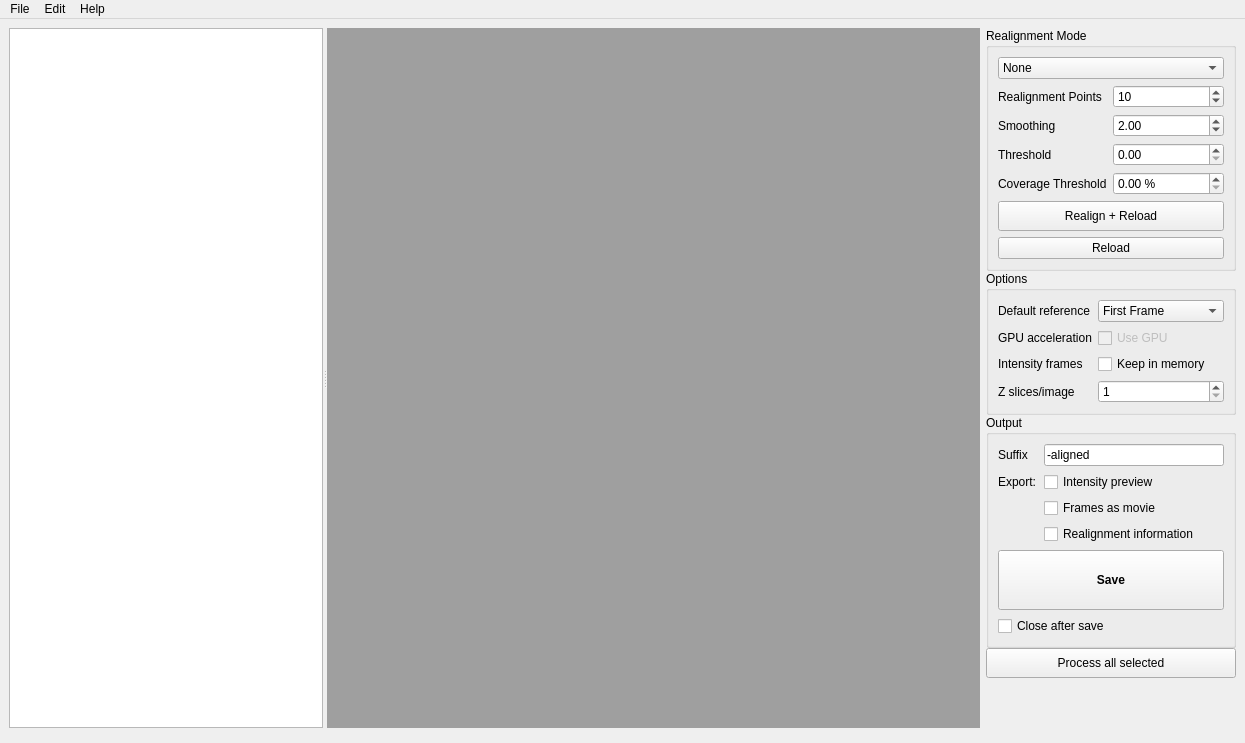
<?xml version="1.0" encoding="UTF-8"?>
<ui version="4.0">
 <class>RealignmentStudio</class>
 <widget class="QMainWindow" name="RealignmentStudio">
  <property name="geometry">
   <rect>
    <x>0</x>
    <y>0</y>
    <width>1245</width>
    <height>743</height>
   </rect>
  </property>
  <property name="windowTitle">
   <string>Galene</string>
  </property>
  <widget class="QWidget" name="centralwidget">
   <layout class="QVBoxLayout" name="verticalLayout_2">
    <item>
     <widget class="QFrame" name="frame_2">
      <property name="frameShape">
       <enum>QFrame::NoFrame</enum>
      </property>
      <property name="frameShadow">
       <enum>QFrame::Raised</enum>
      </property>
      <property name="lineWidth">
       <number>0</number>
      </property>
      <layout class="QHBoxLayout" name="horizontalLayout">
       <property name="leftMargin">
        <number>0</number>
       </property>
       <property name="topMargin">
        <number>0</number>
       </property>
       <property name="rightMargin">
        <number>0</number>
       </property>
       <property name="bottomMargin">
        <number>0</number>
       </property>
       <item>
        <widget class="QFrame" name="frame_3">
         <property name="frameShape">
          <enum>QFrame::NoFrame</enum>
         </property>
         <property name="frameShadow">
          <enum>QFrame::Raised</enum>
         </property>
         <layout class="QVBoxLayout" name="verticalLayout_3">
          <property name="leftMargin">
           <number>0</number>
          </property>
          <property name="topMargin">
           <number>0</number>
          </property>
          <property name="rightMargin">
           <number>0</number>
          </property>
          <property name="bottomMargin">
           <number>0</number>
          </property>
          <item>
           <widget class="QSplitter" name="splitter">
            <property name="orientation">
             <enum>Qt::Horizontal</enum>
            </property>
            <widget class="QListView" name="file_list_view">
             <property name="minimumSize">
              <size>
               <width>200</width>
               <height>0</height>
              </size>
             </property>
             <property name="spacing">
              <number>5</number>
             </property>
            </widget>
            <widget class="QMdiArea" name="mdi_area"/>
           </widget>
          </item>
         </layout>
        </widget>
       </item>
       <item>
        <widget class="QFrame" name="frame">
         <property name="sizePolicy">
          <sizepolicy hsizetype="Minimum" vsizetype="Preferred">
           <horstretch>0</horstretch>
           <verstretch>0</verstretch>
          </sizepolicy>
         </property>
         <property name="minimumSize">
          <size>
           <width>250</width>
           <height>0</height>
          </size>
         </property>
         <property name="maximumSize">
          <size>
           <width>250</width>
           <height>16777215</height>
          </size>
         </property>
         <layout class="QVBoxLayout" name="verticalLayout">
          <property name="spacing">
           <number>0</number>
          </property>
          <property name="leftMargin">
           <number>0</number>
          </property>
          <property name="topMargin">
           <number>0</number>
          </property>
          <property name="rightMargin">
           <number>0</number>
          </property>
          <property name="bottomMargin">
           <number>0</number>
          </property>
          <item>
           <widget class="QGroupBox" name="groupBox_2">
            <property name="minimumSize">
             <size>
              <width>0</width>
              <height>0</height>
             </size>
            </property>
            <property name="title">
             <string>Realignment Mode</string>
            </property>
            <layout class="QVBoxLayout" name="verticalLayout_4">
             <property name="sizeConstraint">
              <enum>QLayout::SetDefaultConstraint</enum>
             </property>
             <item>
              <widget class="QComboBox" name="mode_combo">
               <property name="toolTip">
                <string>&lt;html&gt;&lt;head/&gt;&lt;body&gt;&lt;p&gt;Realignment algorithm to use&lt;/p&gt;&lt;/body&gt;&lt;/html&gt;</string>
               </property>
               <property name="currentText">
                <string>None</string>
               </property>
               <item>
                <property name="text">
                 <string>None</string>
                </property>
               </item>
               <item>
                <property name="text">
                 <string>Translation</string>
                </property>
               </item>
               <item>
                <property name="text">
                 <string>Warp</string>
                </property>
               </item>
              </widget>
             </item>
             <item>
              <widget class="QStackedWidget" name="parameter_stackedwidget">
               <property name="sizePolicy">
                <sizepolicy hsizetype="Preferred" vsizetype="Preferred">
                 <horstretch>0</horstretch>
                 <verstretch>0</verstretch>
                </sizepolicy>
               </property>
               <property name="minimumSize">
                <size>
                 <width>0</width>
                 <height>0</height>
                </size>
               </property>
               <property name="maximumSize">
                <size>
                 <width>16777215</width>
                 <height>16777215</height>
                </size>
               </property>
               <property name="currentIndex">
                <number>2</number>
               </property>
               <widget class="QWidget" name="page_5"/>
               <widget class="QWidget" name="page_3">
                <layout class="QFormLayout" name="formLayout_2">
                 <property name="leftMargin">
                  <number>0</number>
                 </property>
                 <property name="topMargin">
                  <number>0</number>
                 </property>
                 <property name="rightMargin">
                  <number>0</number>
                 </property>
                 <property name="bottomMargin">
                  <number>0</number>
                 </property>
                 <item row="0" column="1">
                  <widget class="QComboBox" name="spatial_binning_combo">
                   <property name="toolTip">
                    <string>&lt;html&gt;&lt;head/&gt;&lt;body&gt;&lt;p&gt;Multiplier to spatially downsample the data.&lt;/p&gt;&lt;p&gt;Increasing this value can improve the realignment of noisy data.&lt;/p&gt;&lt;/body&gt;&lt;/html&gt;</string>
                   </property>
                   <property name="currentText">
                    <string>1</string>
                   </property>
                   <item>
                    <property name="text">
                     <string>1</string>
                    </property>
                   </item>
                   <item>
                    <property name="text">
                     <string>2</string>
                    </property>
                   </item>
                   <item>
                    <property name="text">
                     <string>4</string>
                    </property>
                   </item>
                   <item>
                    <property name="text">
                     <string>8</string>
                    </property>
                   </item>
                  </widget>
                 </item>
                 <item row="0" column="0">
                  <widget class="QLabel" name="label_3">
                   <property name="text">
                    <string>Spatial Binning</string>
                   </property>
                  </widget>
                 </item>
                 <item row="1" column="0">
                  <widget class="QLabel" name="label_28">
                   <property name="text">
                    <string>Frame Binning</string>
                   </property>
                  </widget>
                 </item>
                 <item row="1" column="1">
                  <widget class="QSpinBox" name="frame_binning_combo">
                   <property name="toolTip">
                    <string>&lt;html&gt;&lt;head/&gt;&lt;body&gt;&lt;p&gt;Multiplier to temporally bin frames.&lt;/p&gt;&lt;p&gt;Increasing this value can improve the realignment of noisy data when the movement is slow compared to the frame rate.&lt;/p&gt;&lt;/body&gt;&lt;/html&gt;</string>
                   </property>
                   <property name="minimum">
                    <number>1</number>
                   </property>
                   <property name="maximum">
                    <number>1000</number>
                   </property>
                  </widget>
                 </item>
                </layout>
               </widget>
               <widget class="QWidget" name="page_4">
                <layout class="QFormLayout" name="formLayout_3">
                 <property name="leftMargin">
                  <number>0</number>
                 </property>
                 <property name="topMargin">
                  <number>0</number>
                 </property>
                 <property name="rightMargin">
                  <number>0</number>
                 </property>
                 <property name="bottomMargin">
                  <number>0</number>
                 </property>
                 <item row="0" column="0">
                  <widget class="QLabel" name="label_12">
                   <property name="text">
                    <string>Realignment Points</string>
                   </property>
                  </widget>
                 </item>
                 <item row="0" column="1">
                  <widget class="QSpinBox" name="realignment_points_spin">
                   <property name="toolTip">
                    <string>&lt;html&gt;&lt;head/&gt;&lt;body&gt;&lt;p&gt;Number of displacement points, evenly spaced across the image, to fit to determine the motion during the frame. &lt;/p&gt;&lt;p&gt;Increase this value if the movement is fast relative to the frame.&lt;/p&gt;&lt;p&gt;Too many displacement points can result in an unstable realignment, particuarly if the images are sparse. &lt;/p&gt;&lt;/body&gt;&lt;/html&gt;</string>
                   </property>
                   <property name="minimum">
                    <number>1</number>
                   </property>
                   <property name="maximum">
                    <number>1000000</number>
                   </property>
                   <property name="value">
                    <number>10</number>
                   </property>
                  </widget>
                 </item>
                 <item row="1" column="0">
                  <widget class="QLabel" name="label_5">
                   <property name="text">
                    <string>Smoothing</string>
                   </property>
                  </widget>
                 </item>
                 <item row="1" column="1">
                  <widget class="QDoubleSpinBox" name="smoothing_spin">
                   <property name="toolTip">
                    <string>&lt;html&gt;&lt;head/&gt;&lt;body&gt;&lt;p&gt;Width of Gaussian kernel to smooth data in x-direction. &lt;/p&gt;&lt;p&gt;Increasing this value can improve the realignment of noisy data, but will slightly reduce the overall precision of alignment. &lt;/p&gt;&lt;/body&gt;&lt;/html&gt;</string>
                   </property>
                   <property name="maximum">
                    <double>10.000000000000000</double>
                   </property>
                   <property name="singleStep">
                    <double>0.250000000000000</double>
                   </property>
                   <property name="value">
                    <double>2.000000000000000</double>
                   </property>
                  </widget>
                 </item>
                 <item row="2" column="0">
                  <widget class="QLabel" name="label_2">
                   <property name="text">
                    <string>Threshold</string>
                   </property>
                  </widget>
                 </item>
                 <item row="2" column="1">
                  <widget class="QDoubleSpinBox" name="threshold_spin">
                   <property name="toolTip">
                    <string>&lt;html&gt;&lt;head/&gt;&lt;body&gt;&lt;p&gt;Reject frames where the correlation between the realigned frame and the reference frame is lower than this threshold. &lt;/p&gt;&lt;/body&gt;&lt;/html&gt;</string>
                   </property>
                   <property name="decimals">
                    <number>2</number>
                   </property>
                   <property name="maximum">
                    <double>1000000.000000000000000</double>
                   </property>
                  </widget>
                 </item>
                 <item row="3" column="0">
                  <widget class="QLabel" name="label_6">
                   <property name="text">
                    <string>Coverage Threshold</string>
                   </property>
                  </widget>
                 </item>
                 <item row="3" column="1">
                  <widget class="QDoubleSpinBox" name="coverage_threshold_spin">
                   <property name="toolTip">
                    <string>&lt;html&gt;&lt;head/&gt;&lt;body&gt;&lt;p&gt;Reject frames where the coverage of the realigned frame, i.e. the fraction of the frame remaining in the field of view, is below this threshold&lt;/p&gt;&lt;/body&gt;&lt;/html&gt;</string>
                   </property>
                   <property name="suffix">
                    <string> %</string>
                   </property>
                   <property name="decimals">
                    <number>2</number>
                   </property>
                   <property name="singleStep">
                    <double>5.000000000000000</double>
                   </property>
                  </widget>
                 </item>
                </layout>
               </widget>
              </widget>
             </item>
             <item>
              <widget class="QPushButton" name="realign_button">
               <property name="minimumSize">
                <size>
                 <width>0</width>
                 <height>30</height>
                </size>
               </property>
               <property name="toolTip">
                <string>&lt;html&gt;&lt;head/&gt;&lt;body&gt;&lt;p&gt;Reload the currently highlighted image using new realignment settings &lt;/p&gt;&lt;/body&gt;&lt;/html&gt;</string>
               </property>
               <property name="text">
                <string>Realign + Reload</string>
               </property>
               <property name="checkable">
                <bool>false</bool>
               </property>
               <property name="flat">
                <bool>false</bool>
               </property>
              </widget>
             </item>
             <item>
              <widget class="QPushButton" name="reload_button">
               <property name="toolTip">
                <string>&lt;html&gt;&lt;head/&gt;&lt;body&gt;&lt;p&gt;Reload the currently highlighted image using new realignment threshold values, but don't perform realignment.&lt;/p&gt;&lt;/body&gt;&lt;/html&gt;</string>
               </property>
               <property name="text">
                <string>Reload</string>
               </property>
              </widget>
             </item>
            </layout>
           </widget>
          </item>
          <item>
           <widget class="QGroupBox" name="groupBox_3">
            <property name="minimumSize">
             <size>
              <width>0</width>
              <height>0</height>
             </size>
            </property>
            <property name="title">
             <string>Options</string>
            </property>
            <layout class="QFormLayout" name="formLayout">
             <item row="0" column="0">
              <widget class="QLabel" name="label_7">
               <property name="text">
                <string>Default reference</string>
               </property>
              </widget>
             </item>
             <item row="0" column="1">
              <widget class="QComboBox" name="default_reference_combo">
               <property name="toolTip">
                <string>&lt;html&gt;&lt;head/&gt;&lt;body&gt;&lt;p&gt;Select which frame to use as the reference frame by default&lt;/p&gt;&lt;/body&gt;&lt;/html&gt;</string>
               </property>
               <item>
                <property name="text">
                 <string>First Frame</string>
                </property>
               </item>
               <item>
                <property name="text">
                 <string>Middle Frame</string>
                </property>
               </item>
               <item>
                <property name="text">
                 <string>Last Frame</string>
                </property>
               </item>
              </widget>
             </item>
             <item row="1" column="0">
              <widget class="QLabel" name="label_8">
               <property name="text">
                <string>GPU acceleration</string>
               </property>
              </widget>
             </item>
             <item row="1" column="1">
              <widget class="QCheckBox" name="use_gpu_check">
               <property name="enabled">
                <bool>false</bool>
               </property>
               <property name="toolTip">
                <string>&lt;html&gt;&lt;head/&gt;&lt;body&gt;&lt;p&gt;Use GPU acceleration if available &lt;/p&gt;&lt;/body&gt;&lt;/html&gt;</string>
               </property>
               <property name="text">
                <string>Use GPU</string>
               </property>
               <property name="checkable">
                <bool>true</bool>
               </property>
               <property name="checked">
                <bool>false</bool>
               </property>
              </widget>
             </item>
             <item row="3" column="1">
              <widget class="QSpinBox" name="force_nz_spin">
               <property name="toolTip">
                <string>&lt;html&gt;&lt;head/&gt;&lt;body&gt;&lt;p&gt;Number of z-slices per image &lt;/p&gt;&lt;p&gt;If set, FLIM images will be interpreted to have this number of z-slices acquired sequentially&lt;/p&gt;&lt;/body&gt;&lt;/html&gt;</string>
               </property>
               <property name="minimum">
                <number>1</number>
               </property>
               <property name="maximum">
                <number>1000</number>
               </property>
              </widget>
             </item>
             <item row="3" column="0">
              <widget class="QLabel" name="label_9">
               <property name="text">
                <string>Z slices/image</string>
               </property>
              </widget>
             </item>
             <item row="2" column="0">
              <widget class="QLabel" name="label_10">
               <property name="text">
                <string>Intensity frames</string>
               </property>
              </widget>
             </item>
             <item row="2" column="1">
              <widget class="QCheckBox" name="store_frames_check">
               <property name="toolTip">
                <string>&lt;html&gt;&lt;head/&gt;&lt;body&gt;&lt;p&gt;Keep intensity frames in memory once loaded.&lt;/p&gt;&lt;p&gt;Allows for faster realignment but requires more memory&lt;/p&gt;&lt;/body&gt;&lt;/html&gt;</string>
               </property>
               <property name="text">
                <string>Keep in memory</string>
               </property>
              </widget>
             </item>
            </layout>
           </widget>
          </item>
          <item>
           <widget class="QGroupBox" name="groupBox">
            <property name="title">
             <string>Output</string>
            </property>
            <layout class="QVBoxLayout" name="verticalLayout_5">
             <item>
              <widget class="QFrame" name="frame_4">
               <property name="minimumSize">
                <size>
                 <width>0</width>
                 <height>0</height>
                </size>
               </property>
               <property name="frameShape">
                <enum>QFrame::NoFrame</enum>
               </property>
               <property name="frameShadow">
                <enum>QFrame::Raised</enum>
               </property>
               <property name="lineWidth">
                <number>0</number>
               </property>
               <layout class="QFormLayout" name="formLayout_4">
                <property name="leftMargin">
                 <number>0</number>
                </property>
                <property name="topMargin">
                 <number>0</number>
                </property>
                <property name="rightMargin">
                 <number>0</number>
                </property>
                <property name="bottomMargin">
                 <number>0</number>
                </property>
                <item row="0" column="0">
                 <widget class="QLabel" name="label">
                  <property name="text">
                   <string>Suffix</string>
                  </property>
                 </widget>
                </item>
                <item row="0" column="1">
                 <widget class="QLineEdit" name="suffix_edit">
                  <property name="toolTip">
                   <string>&lt;html&gt;&lt;head/&gt;&lt;body&gt;&lt;p&gt;Suffix to add to saved aligned file&lt;/p&gt;&lt;/body&gt;&lt;/html&gt;</string>
                  </property>
                  <property name="text">
                   <string>-aligned</string>
                  </property>
                 </widget>
                </item>
                <item row="1" column="0">
                 <widget class="QLabel" name="label_4">
                  <property name="text">
                   <string>Export:</string>
                  </property>
                 </widget>
                </item>
                <item row="1" column="1">
                 <widget class="QCheckBox" name="save_preview_check">
                  <property name="toolTip">
                   <string>&lt;html&gt;&lt;head/&gt;&lt;body&gt;&lt;p&gt;Save aligned intensity as png for quick preview of alignment results&lt;/p&gt;&lt;/body&gt;&lt;/html&gt;</string>
                  </property>
                  <property name="text">
                   <string>Intensity preview</string>
                  </property>
                 </widget>
                </item>
                <item row="2" column="0">
                 <spacer name="horizontalSpacer">
                  <property name="orientation">
                   <enum>Qt::Horizontal</enum>
                  </property>
                  <property name="sizeHint" stdset="0">
                   <size>
                    <width>40</width>
                    <height>15</height>
                   </size>
                  </property>
                 </spacer>
                </item>
                <item row="2" column="1">
                 <widget class="QCheckBox" name="save_movie_check">
                  <property name="toolTip">
                   <string>&lt;html&gt;&lt;head/&gt;&lt;body&gt;&lt;p&gt;Save tif stack of aligned and unaligned frames&lt;/p&gt;&lt;/body&gt;&lt;/html&gt;</string>
                  </property>
                  <property name="text">
                   <string>Frames as movie</string>
                  </property>
                 </widget>
                </item>
                <item row="3" column="0">
                 <spacer name="horizontalSpacer_2">
                  <property name="orientation">
                   <enum>Qt::Horizontal</enum>
                  </property>
                  <property name="sizeHint" stdset="0">
                   <size>
                    <width>40</width>
                    <height>15</height>
                   </size>
                  </property>
                 </spacer>
                </item>
                <item row="3" column="1">
                 <widget class="QCheckBox" name="save_realignment_info_check">
                  <property name="toolTip">
                   <string>&lt;html&gt;&lt;head/&gt;&lt;body&gt;&lt;p&gt;Save spreadsheet of x,y displacement coordinates and correlations for each frame&lt;/p&gt;&lt;/body&gt;&lt;/html&gt;</string>
                  </property>
                  <property name="text">
                   <string>Realignment information</string>
                  </property>
                 </widget>
                </item>
               </layout>
              </widget>
             </item>
             <item>
              <widget class="QPushButton" name="save_button">
               <property name="minimumSize">
                <size>
                 <width>0</width>
                 <height>60</height>
                </size>
               </property>
               <property name="font">
                <font>
                 <weight>75</weight>
                 <bold>true</bold>
                </font>
               </property>
               <property name="text">
                <string>Save</string>
               </property>
              </widget>
             </item>
             <item>
              <widget class="QCheckBox" name="close_after_save_check">
               <property name="text">
                <string>Close after save</string>
               </property>
              </widget>
             </item>
            </layout>
           </widget>
          </item>
          <item>
           <widget class="QPushButton" name="process_selected_button">
            <property name="minimumSize">
             <size>
              <width>0</width>
              <height>30</height>
             </size>
            </property>
            <property name="text">
             <string>Process all selected</string>
            </property>
           </widget>
          </item>
          <item>
           <spacer name="verticalSpacer">
            <property name="orientation">
             <enum>Qt::Vertical</enum>
            </property>
            <property name="sizeHint" stdset="0">
             <size>
              <width>20</width>
              <height>40</height>
             </size>
            </property>
           </spacer>
          </item>
         </layout>
        </widget>
       </item>
      </layout>
     </widget>
    </item>
    <item>
     <widget class="ProgressCentre" name="widget" native="true"/>
    </item>
   </layout>
  </widget>
  <widget class="QMenuBar" name="menubar">
   <property name="geometry">
    <rect>
     <x>0</x>
     <y>0</y>
     <width>1245</width>
     <height>21</height>
    </rect>
   </property>
   <widget class="QMenu" name="menuFiles">
    <property name="title">
     <string>File</string>
    </property>
    <addaction name="open_workspace_action"/>
    <addaction name="separator"/>
    <addaction name="save_merged_action"/>
    <addaction name="export_movie_action"/>
    <addaction name="export_alignment_info_action"/>
    <addaction name="separator"/>
    <addaction name="quit_action"/>
   </widget>
   <widget class="QMenu" name="menuHelp">
    <property name="title">
     <string>Help</string>
    </property>
    <addaction name="help_action"/>
   </widget>
   <widget class="QMenu" name="menuEdit">
    <property name="title">
     <string>Edit</string>
    </property>
    <addaction name="copy_action"/>
   </widget>
   <addaction name="menuFiles"/>
   <addaction name="menuEdit"/>
   <addaction name="menuHelp"/>
  </widget>
  <action name="quit_action">
   <property name="text">
    <string>Quit</string>
   </property>
  </action>
  <action name="save_flim_action">
   <property name="checkable">
    <bool>true</bool>
   </property>
   <property name="text">
    <string>Save FLIM Output</string>
   </property>
   <property name="toolTip">
    <string>Save FLIM Output</string>
   </property>
  </action>
  <action name="camera_streaming_action">
   <property name="checkable">
    <bool>true</bool>
   </property>
   <property name="text">
    <string>Camera Streaming</string>
   </property>
   <property name="toolTip">
    <string>Camera Streaming</string>
   </property>
  </action>
  <action name="action_calibrate_rotation_stage">
   <property name="text">
    <string>Calibrate Power Control Rotation Stage...</string>
   </property>
  </action>
  <action name="set_output_folder_action">
   <property name="text">
    <string>Set Auto Sequence Output Folder...</string>
   </property>
  </action>
  <action name="new_workspace_action">
   <property name="text">
    <string>New Workspace...</string>
   </property>
   <property name="shortcut">
    <string>Ctrl+N</string>
   </property>
  </action>
  <action name="open_workspace_action">
   <property name="text">
    <string>Open Workspace...</string>
   </property>
   <property name="shortcut">
    <string>Ctrl+O</string>
   </property>
  </action>
  <action name="tcspc_settings_action">
   <property name="text">
    <string>TCSPC Settings...</string>
   </property>
  </action>
  <action name="export_movie_action">
   <property name="text">
    <string>Export Alignment Movie...</string>
   </property>
  </action>
  <action name="export_alignment_info_action">
   <property name="text">
    <string>Export Alignment Information...</string>
   </property>
  </action>
  <action name="save_merged_action">
   <property name="text">
    <string>Save Merged Image...</string>
   </property>
  </action>
  <action name="help_action">
   <property name="text">
    <string>Galene Help...</string>
   </property>
  </action>
  <action name="copy_action">
   <property name="text">
    <string>Copy</string>
   </property>
   <property name="shortcut">
    <string>Ctrl+C</string>
   </property>
  </action>
 </widget>
 <customwidgets>
  <customwidget>
   <class>ProgressCentre</class>
   <extends>QWidget</extends>
   <header>TaskProgressWidget.h</header>
   <container>1</container>
  </customwidget>
 </customwidgets>
 <resources>
  <include location="Resources.qrc"/>
 </resources>
 <connections/>
</ui>
